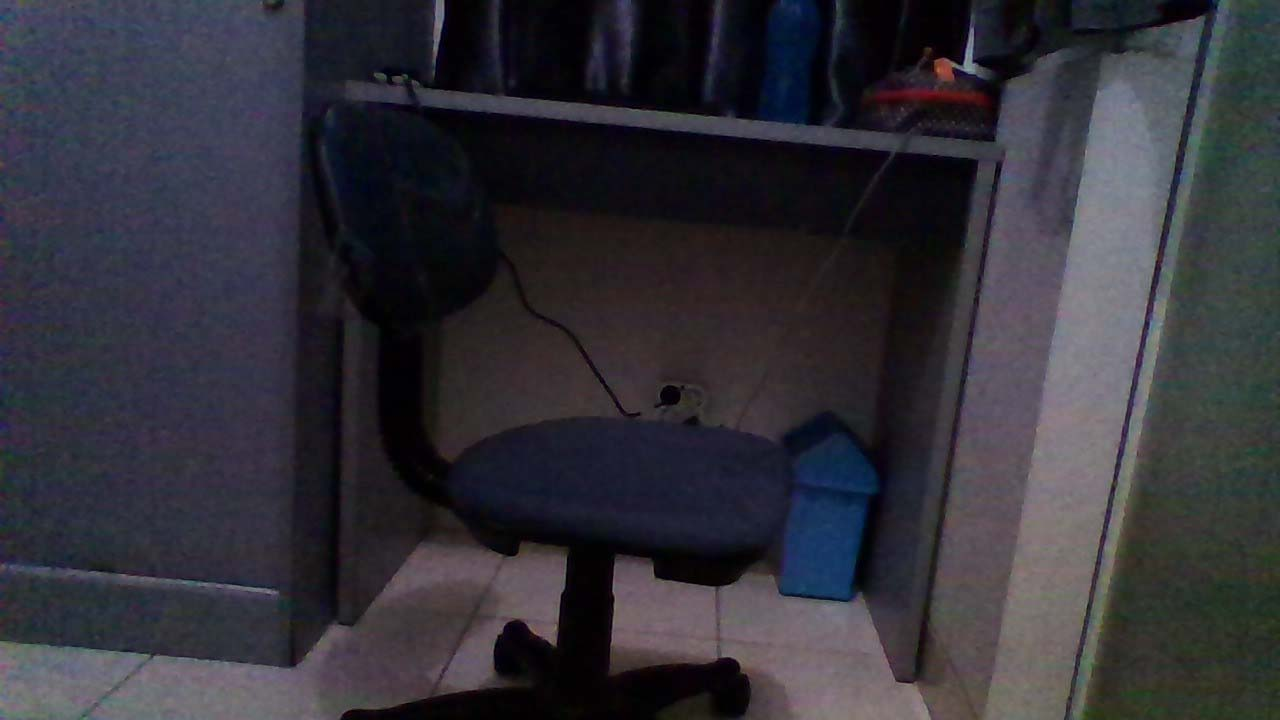
#> input picture Exercise IULI/STANLEY/WIN_20180310_17_33_09_Pro.jpg, 1280 x 720 px, found by its file name
$ python '17. Morphological Opening.py'
#> lines starting #> are read from the running program, lines starting #| are printed output that depends on the picture; after the words box and inside, x2 and y2 are one past the last pixel; in counts of white or black regions, pixels touching at a corner belong together
# -*- coding: utf-8 -*-
"""
Created on Sat Mar 10 13:52:39 2018

@author: Hexidaz
"""

import cv2
import numpy as np

background = cv2.imread('D:\Document\Spyder Project\Images\WIN_20180310_17_33_09_Pro.jpg')
#> background is the input picture: shape (720, 1280, 3); mean B, G, R 57, 49.2, 50.5
foreground = cv2.imread('D:\Document\Spyder Project\Images\WIN_20180310_17_33_19_Pro.jpg')
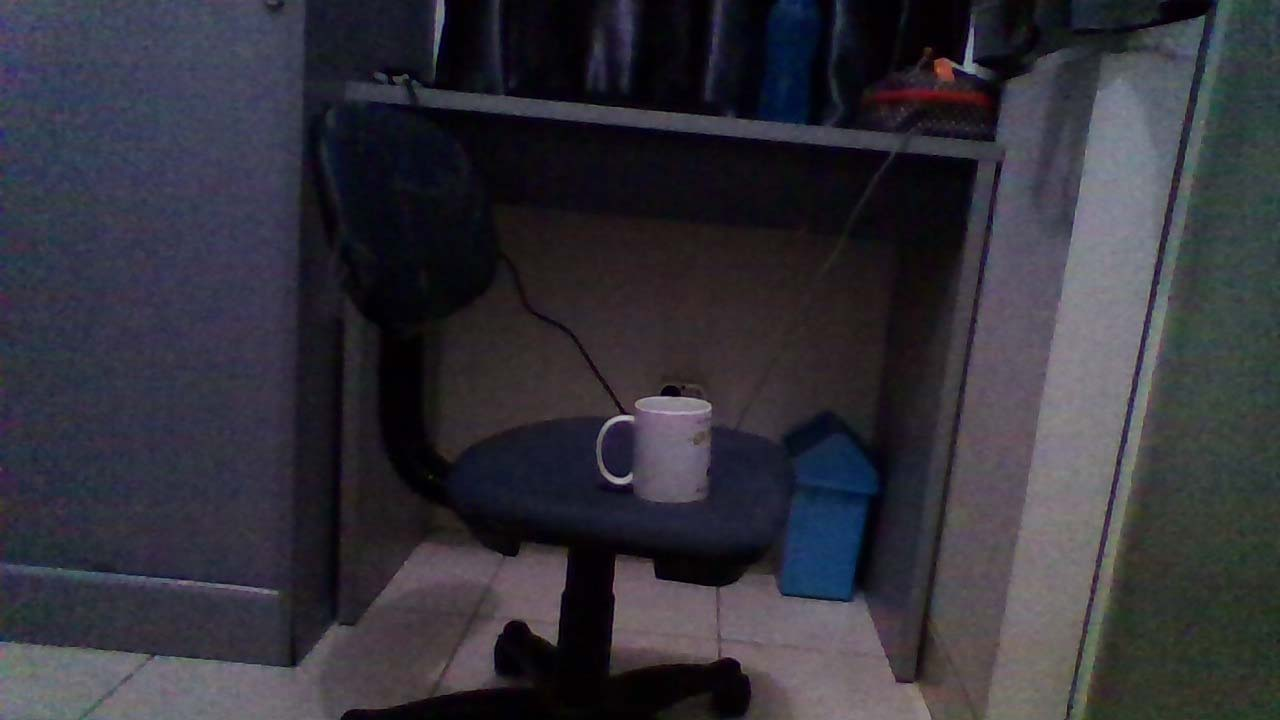
#> input picture Exercise IULI/STANLEY/WIN_20180310_17_33_19_Pro.jpg, 1280 x 720 px, found by its file name
#> foreground is the input picture: shape (720, 1280, 3); mean B, G, R 58.6, 50, 51.2

bg_gray = cv2.cvtColor(background, cv2.COLOR_BGR2GRAY)
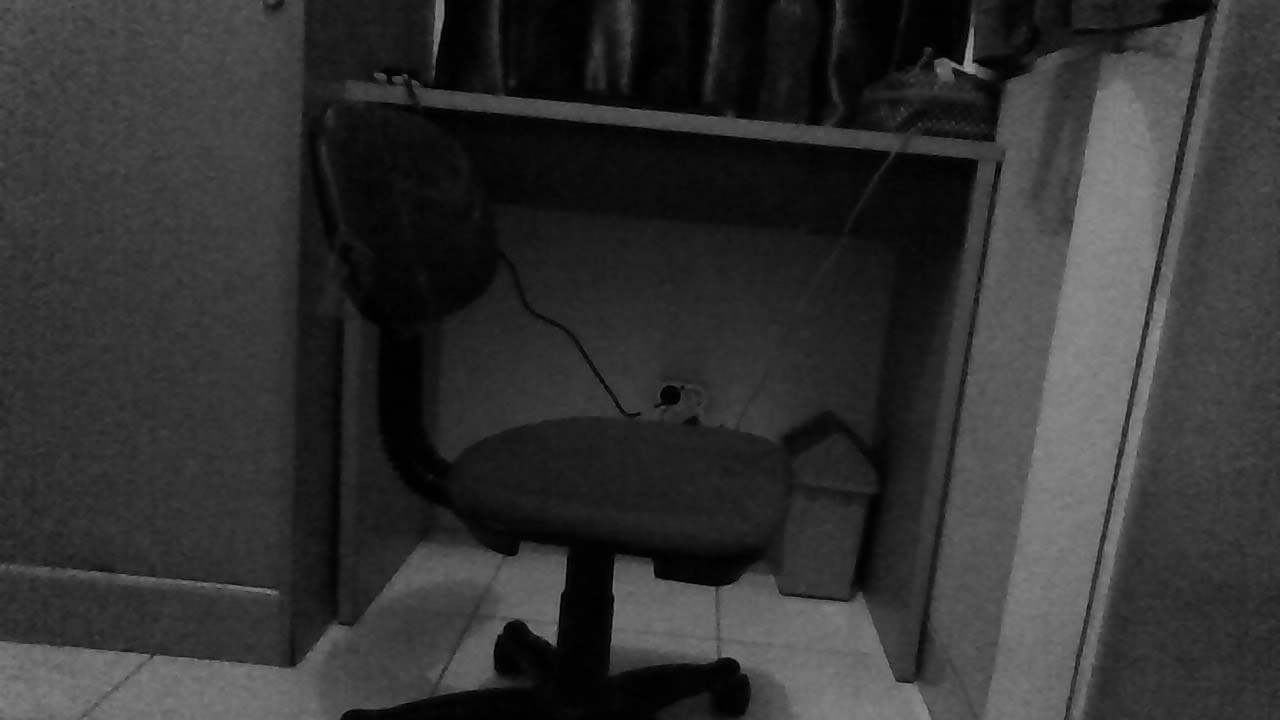
#> bg_gray: shape (720, 1280); min 0, max 155, mean 50.5
fg_gray = cv2.cvtColor(foreground, cv2.COLOR_BGR2GRAY)

def diff(img,img1): # returns just the difference of the two images
  return cv2.absdiff(img,img1)

def diff_remove_bg(img0,img,img1): # removes the background but requires three images
  d1 = diff(img0,img)
  d2 = diff(img,img1)
  return cv2.bitwise_and(d1,d2)

absimg = diff(bg_gray, fg_gray)
cv2.imshow('Absolute Difference', absimg)

_, bin_thres = cv2.threshold(absimg, 50, 255, cv2.THRESH_BINARY)
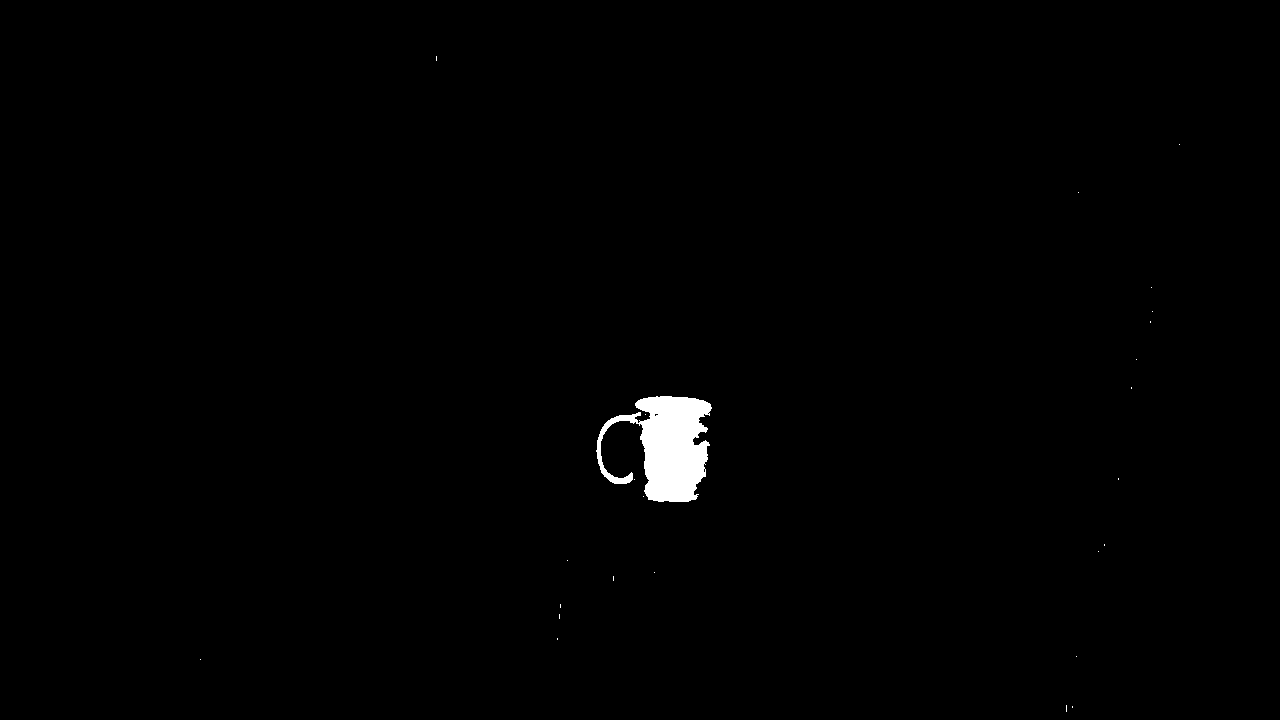
#> bin_thres: shape (720, 1280); 0.75% white; 25 white regions (24 under 20 px), largest, box (x1, y1, x2, y2) and area: (596, 396, 712, 502) 6834
cv2.imshow('Binary Thresholding', bin_thres)

kernel = np.ones((2,2),np.uint8)
opening = cv2.morphologyEx(bin_thres, cv2.MORPH_OPEN, kernel)
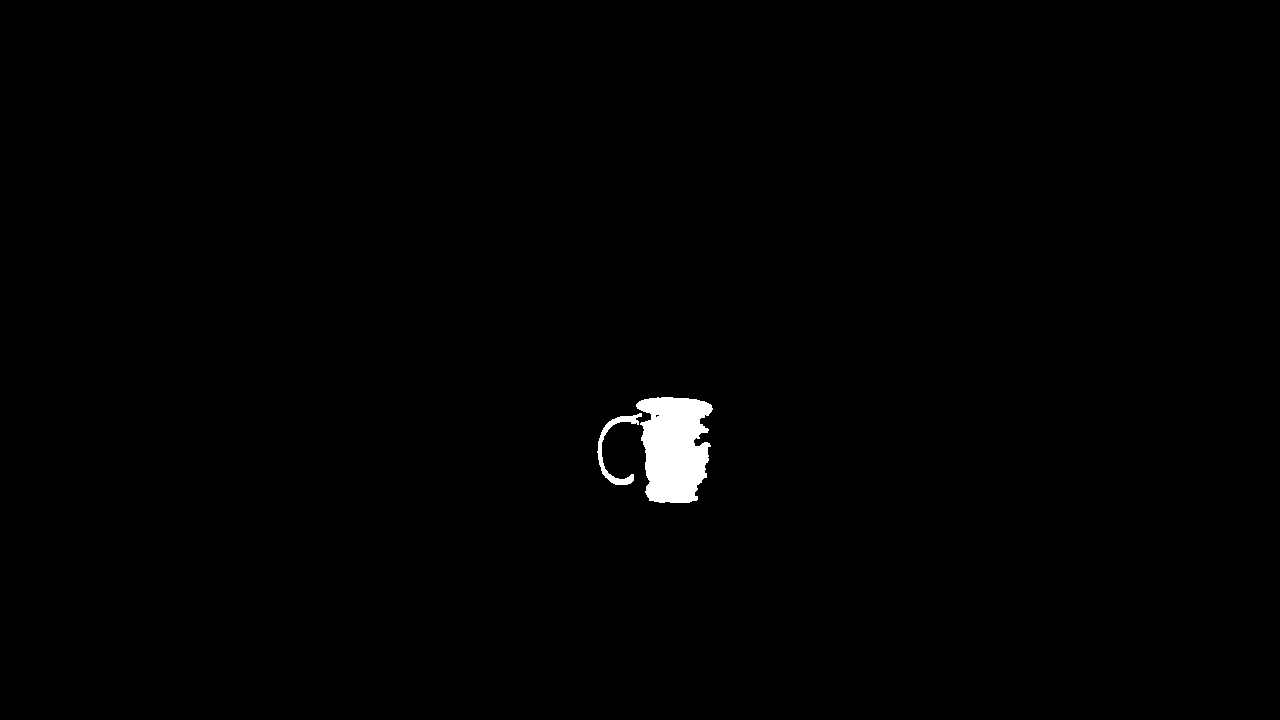
#> opening: shape (720, 1280); 0.74% white; 2 white regions, box (x1, y1, x2, y2) and area: (636, 397, 713, 503) 6159, (597, 413, 642, 485) 652
cv2.imshow('CV_MOP_OPEN', opening)

cv2.waitKey(0)
cv2.destroyAllWindows()
